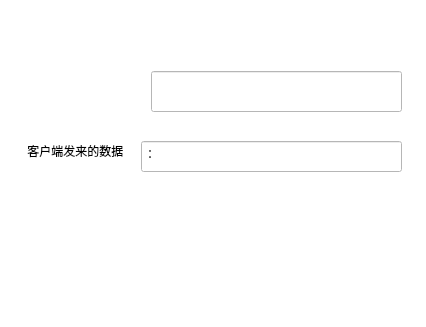
<?xml version="1.0" encoding="UTF-8"?>
<ui version="4.0">
 <class>loginWidget</class>
 <widget class="QWidget" name="loginWidget">
  <property name="geometry">
   <rect>
    <x>0</x>
    <y>0</y>
    <width>426</width>
    <height>327</height>
   </rect>
  </property>
  <property name="sizePolicy">
   <sizepolicy hsizetype="Preferred" vsizetype="Preferred">
    <horstretch>0</horstretch>
    <verstretch>0</verstretch>
   </sizepolicy>
  </property>
  <property name="minimumSize">
   <size>
    <width>426</width>
    <height>327</height>
   </size>
  </property>
  <property name="maximumSize">
   <size>
    <width>426</width>
    <height>327</height>
   </size>
  </property>
  <property name="windowTitle">
   <string>QQ</string>
  </property>
  <property name="windowIcon">
   <iconset theme="face-angel" resource="../res.qrc">
    <normaloff>:/oct-23th/icon/QQ.png</normaloff>:/oct-23th/icon/QQ.png</iconset>
  </property>
  <property name="windowOpacity">
   <double>10.000000000000000</double>
  </property>
  <property name="styleSheet">
   <string notr="true">
background-color: rgb(255, 255, 255);</string>
  </property>
  <layout class="QVBoxLayout" name="verticalLayout" stretch="0">
   <item>
    <widget class="QWidget" name="widget" native="true">
     <widget class="QLineEdit" name="lineEdit">
      <property name="geometry">
       <rect>
        <x>130</x>
        <y>130</y>
        <width>261</width>
        <height>31</height>
       </rect>
      </property>
      <property name="text">
       <string>：</string>
      </property>
     </widget>
     <widget class="QLabel" name="label">
      <property name="geometry">
       <rect>
        <x>13</x>
        <y>130</y>
        <width>111</width>
        <height>20</height>
       </rect>
      </property>
      <property name="text">
       <string> 客户端发来的数据</string>
      </property>
     </widget>
     <widget class="QLineEdit" name="lineEdit_2">
      <property name="geometry">
       <rect>
        <x>140</x>
        <y>60</y>
        <width>251</width>
        <height>41</height>
       </rect>
      </property>
     </widget>
    </widget>
   </item>
  </layout>
 </widget>
 <resources>
  <include location="../res.qrc"/>
 </resources>
 <connections/>
</ui>
